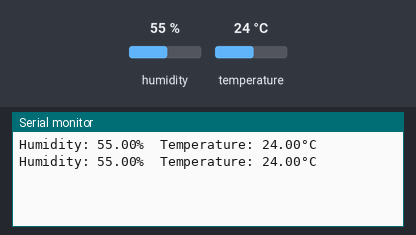
Simulated run of this sketch. Board: ESP32. On the bench: the last lines printed to the serial monitor. The inputs (shaded band) are chosen by the test bench; at power-on: humidity 55 %, temperature 24 °C.

Above: at 4.8 s.
4.9 s: humidity set to 22 %
At 7.5 s:
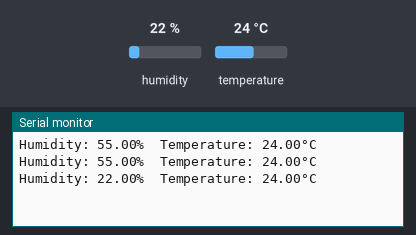
7.9 s: temperature set to 12 °C
At 8.7 s:
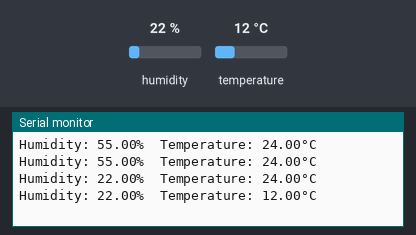
10.9 s: humidity set to 40 %
At 13.5 s:
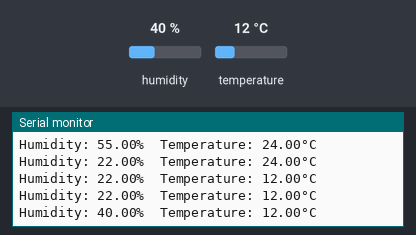
Timing chart, 0 to 15.0 s (numbered marks = the images above; inputs shaded):
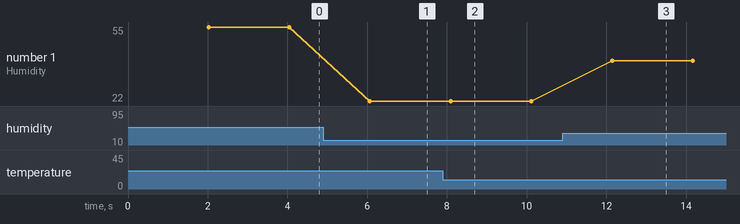

The sketch:

Exp3_DHT11.ino
```cpp
#include <DHT.h>

#define DHTPIN 27 // GPIO pin where the DHT11 is connected
#define DHTTYPE DHT11 // Type of the sensor

DHT dht(DHTPIN, DHTTYPE);

void setup() {
  Serial.begin(9600);
  dht.begin();
}

void loop() {
  delay(2000); // Wait for 2 seconds between measurements

  float humidity = dht.readHumidity();
  float temperature = dht.readTemperature();

  // Check if any reads failed and exit early (to try again).
  if (isnan(humidity) || isnan(temperature)) {
    Serial.println("Failed to read from DHT sensor!");
    return;
  }

  // Print the temperature and humidity values.
  Serial.print("Humidity: ");
  Serial.print(humidity);
  Serial.print("%\t");
  Serial.print("Temperature: ");
  Serial.print(temperature);
  Serial.println("°C");
}
```

Measured:
- after the input at 4.9 s, the serial monitor: prints a new line after 1.2 s (image 1)
- after the input at 7.9 s, the serial monitor: prints a new line after 0.19 s (image 2)
- after the input at 10.9 s, the serial monitor: prints a new line after 1.2 s (image 3)
- plotted number 1: 55 → 22 after the input at 4.9 s, 22 → 40 after the input at 10.9 s
